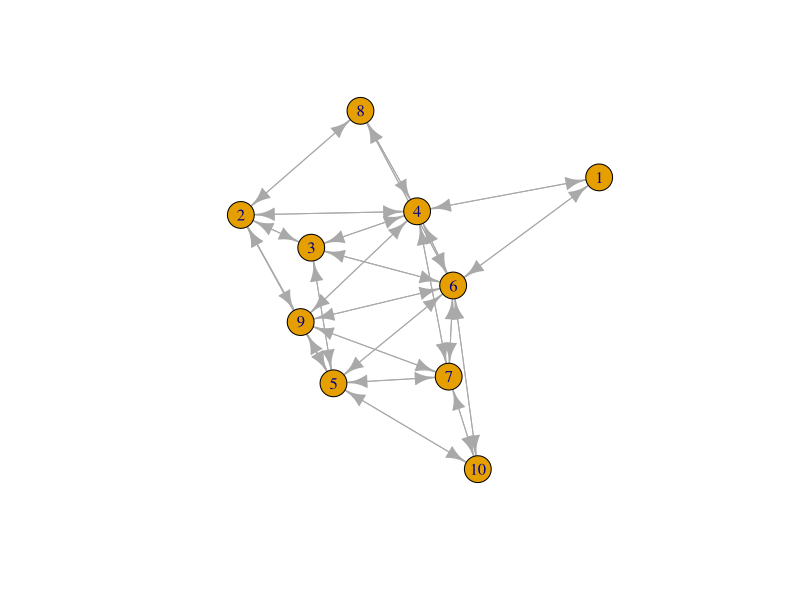
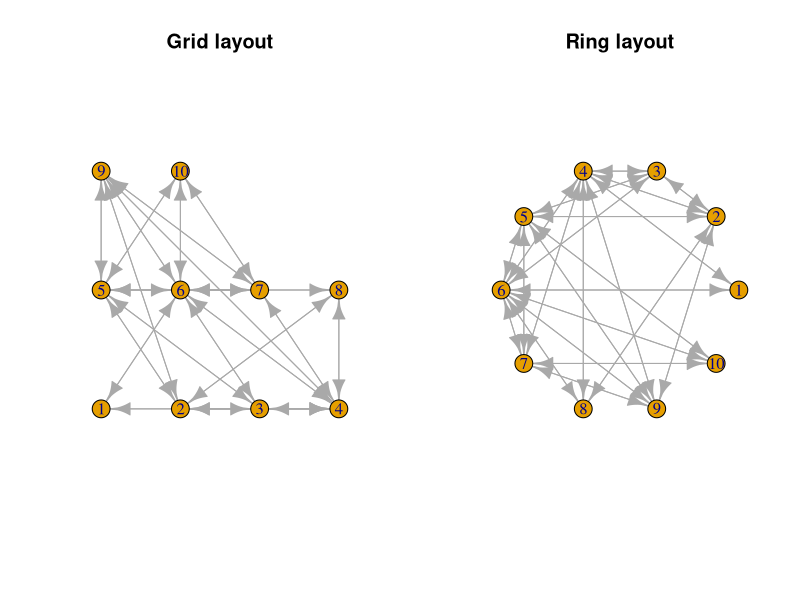
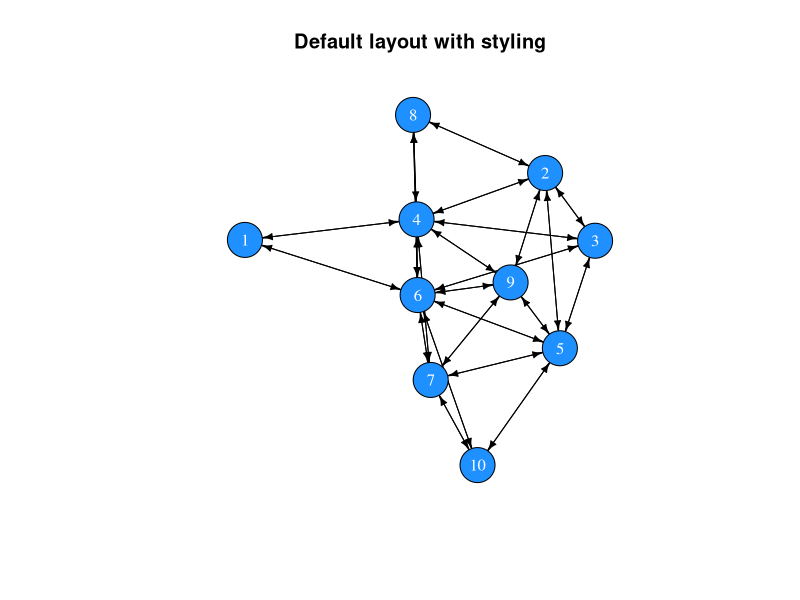
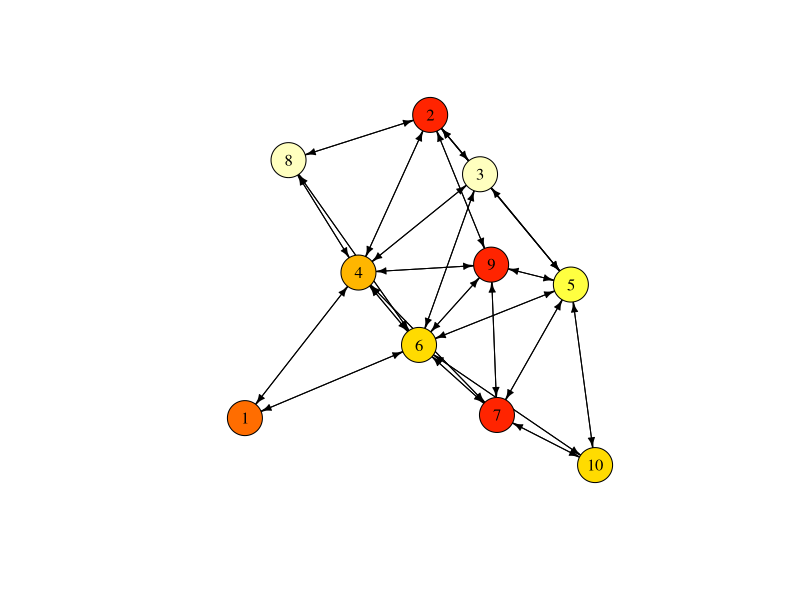
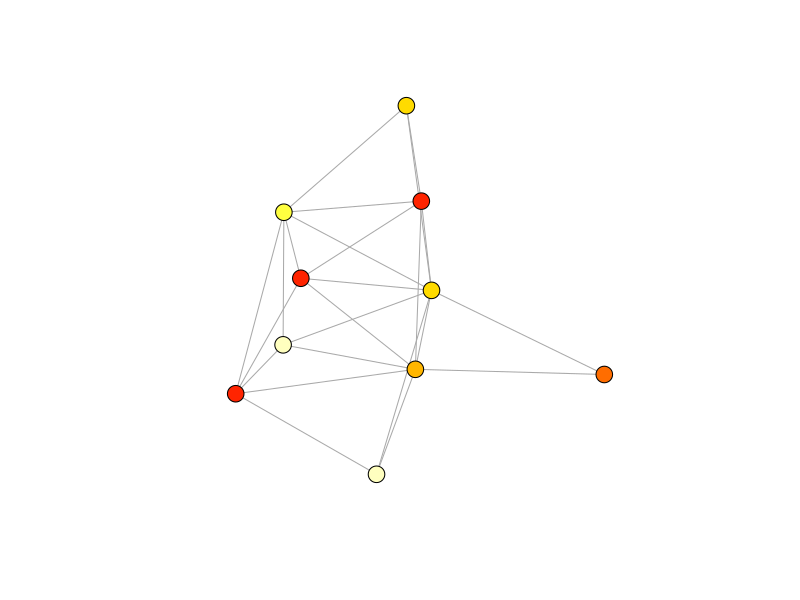
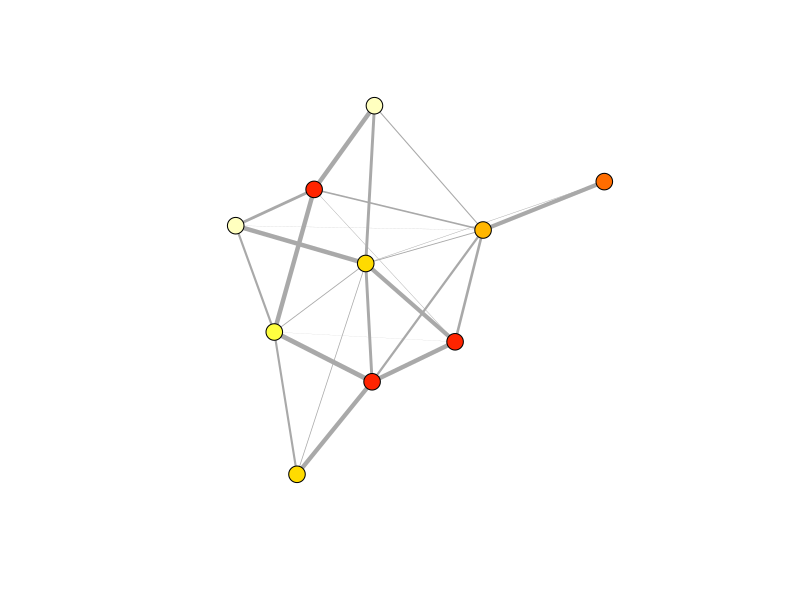
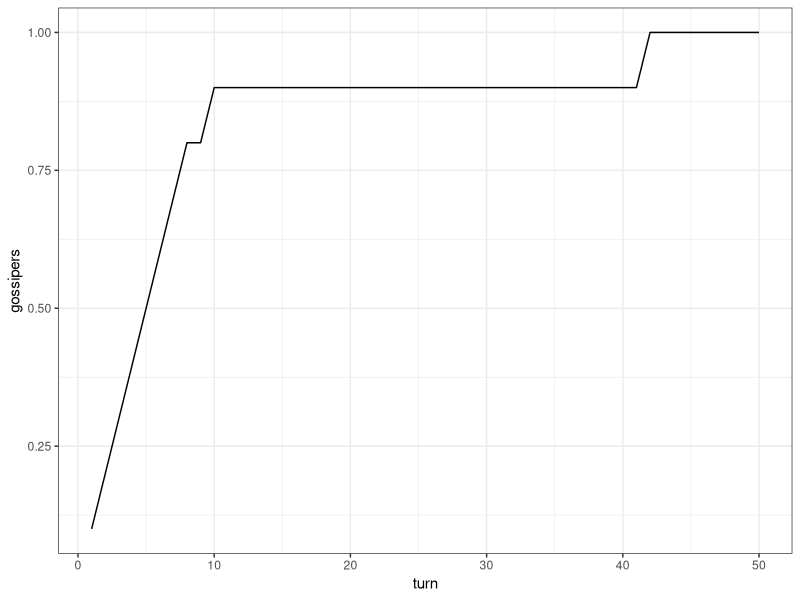
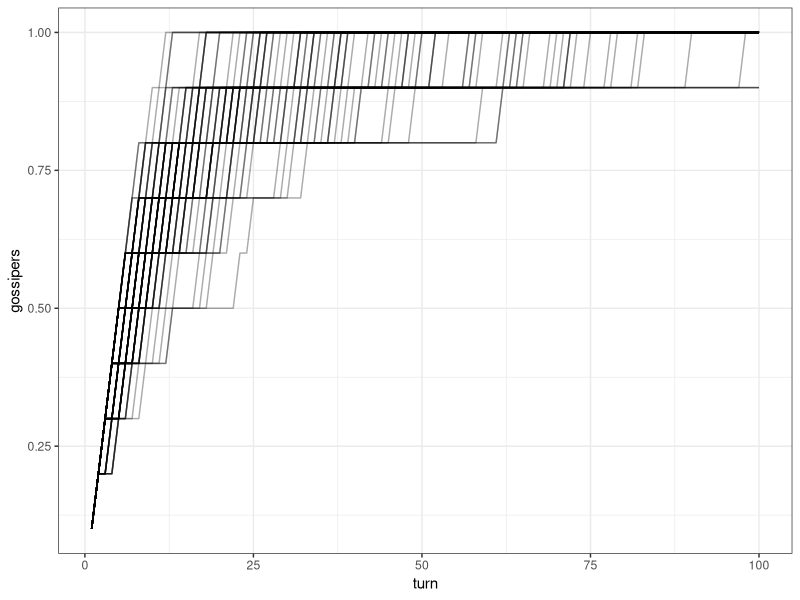

The R source for these figures, in order: (Note: this script raises an error after producing the figures.)
## ---- chunk 1
m <- matrix(c(0,1,1, 0,0,1, 1,1,0), nrow=3, byrow=T)
row.names(m) <- c("A","B","C")
colnames(m) <- c("A","B","C")
m
## ---- chunk 2
all(m[upper.tri(m)] == m[lower.tri(m)])
## ---- chunk 3
# Either
m[lower.tri(m)] <- t(m)[lower.tri(m)]
# or use m[2,1] <- 1
m
# Check whether the matrix is symmetric now:
all(m[upper.tri(m)] == m[lower.tri(m)])
## ---- chunk 4
n <- 10
adjm <- matrix(NA, ncol=n, nrow=n)
adjm
## ---- chunk 5
friendshipRatio <- 0.5

adjm[upper.tri(adjm)] <- sample(x = 0:1, 
                                size = n*(n-1)/2, 
                                replace = T, 
                                prob = c(1-friendshipRatio, friendshipRatio))
adjm

# add the mirror image to the lower triangle
adjm[lower.tri(adjm)] <- t(adjm)[lower.tri(adjm)]
adjm



# replace diagonal (these indicate self-references) with zeros
diag(adjm) <- 0
adjm

## ---- chunk 6
library(igraph)
net <- graph_from_adjacency_matrix(adjm)
net
## ---- chunk 7
#set.seed(1)
plot(net)
## ---- chunk 8
par(mfrow=c(1,2))
plot(net, layout=layout.grid(net), main="Grid layout")
plot(net, layout=layout.circle(net), main="Ring layout")
## ---- chunk 9
par(mfrow=c(1,1))
plot(net, 
     vertex.color="dodgerblue", 
     vertex.label.color="white",
     vertex.size=20,
     edge.color="black",
     edge.width=1,
     edge.arrow.size=0.5,
     main="Default layout with styling")
## ---- chunk 10
# There is no age attribute set
V(net)$age

# Add an age attribute and randomly assign an age class
V(net)$age <- sample(x=1:10, size=n, replace=T)

# The network now has an age attribute
V(net)$age

V(net)$colour <- heat.colors(n=10)[V(net)$age]

net
## ---- chunk 11
plot(net, 
     vertex.color=V(net)$colour, 
     vertex.label.color="black",
     vertex.size=20,
     edge.color="black",
     edge.width=1,
     edge.arrow.size=0.5)
## ---- chunk 12
net <- as.undirected(net)
plot(net, 
     vertex.color=V(net)$colour, 
     vertex.label="",
     vertex.size=9,
     edge.width=1,
     edge.arrow.size=0.5)
## ---- chunk 13
# create a copy of the adjacency matrix
adjm2 <- adjm

# draw random values from a uniform distribution and replace the matrix entries that have a value of 1
adjm2[upper.tri(adjm2)] <- runif(n=sum(upper.tri(adjm2))) * adjm2[upper.tri(adjm2)]

# copy the mirror image to the lower triangle
adjm2[lower.tri(adjm2)] <- t(adjm2)[lower.tri(adjm2)]

# create the network
net2 <- graph_from_adjacency_matrix(adjm2, weighted=TRUE, mode="undirected")
net2
## ---- chunk 14
V(net2)$age <- V(net)$age
V(net2)$colour <- V(net)$colour

plot(net2, 
     vertex.color=V(net2)$colour,
     vertex.label="",
     vertex.size=9,
     edge.width=E(net2)$weight*5,
     edge.arrow.size=0.5)
## ---- chunk 15
# vertex information
V(net)

# edge information
E(net)
## ---- chunk 16
# vertex attributes
get.vertex.attribute(graph=net)

# edge attributes
get.edge.attribute(net)
## ---- chunk 17
# vertex count
vcount(net)

# edge count
ecount(net)
## ---- chunk 18
diameter(graph=net)
## ---- chunk 19
# average distance between any dyad
mean_distance(graph=net)
## ---- chunk 20
edge_density(graph=net)
## ---- chunk 21
reciprocity(graph=net)
## ---- chunk 22
transitivity(graph=net)
## ---- chunk 23
# number of edges that connected with each node
degree(graph=net)

# as we have an undirected network, the count of incoming and outgoing edges is identical
identical(degree(graph=net, mode="in"), 
          degree(graph=net, mode="out"))

# we can use the mean of all degree centralities as a general measure for the entire network
mean(degree(graph=net))
## ---- chunk 24
sort(strength(graph=net))
## ---- chunk 25
closeness(graph=net)
## ---- chunk 26
betweenness(graph=net)
## ---- chunk 27
eigen_centrality(graph=net)$vector
## ---- chunk 28
# set up vector that stores whether an individual possesses the latest gossip:
gossip_meter <- rep(F, n)
gossip_meter

# choose a random individual to start gossipping
gossip_meter[sample(x=n, size=1)] <- T
gossip_meter

# choose an individual with gossip
if(sum(gossip_meter)==1){
  gossip_provider <- which(gossip_meter)
} else {
  gossip_provider <- sample(x=which(gossip_meter), size=1)
}

# choose a neighbour in the network
neighbours <- which(adjm[gossip_provider,]==1)

# only execute if there is a neighbour
if(length(neighbours)>0){
  # choose one neighbour if several are present
  if(length(neighbours)==1){
    neighbour <- neighbours
  } else {
    neighbour <- sample(x=neighbours, size=1)
  }
  # update gossip indicator of the neighbour
  gossip_meter[neighbour] <- T
}
gossip_meter
## ---- chunk 29
mySample <- function(x, prob=NULL){
  if(length(x)==1){
    return(x)
  } else {
    return(sample(x=x, size=1, prob=prob))
  }
}
## ---- chunk 30
# total number of turns to loop over
Turns <- 50

# a matrix to record how many individuals have the gossip at time x
res <- data.frame(turn=1:Turns, gossipers=rep(0, Turns))

# set up gossip indicator
gossip_meter <- rep(F, n)

# choose a random individual to start gossipping
gossip_meter[sample(x=n, size=1)] <- T

for(turns in 1:Turns){
  res[turns,2] <- sum(gossip_meter)/n
  # choose an individual with gossip
  gossip_provider <- mySample(which(gossip_meter))
  
  # choose a neighbour in the network
  neighbours <- which(adjm[gossip_provider,]==1)
  
  # only execute if there is a neighbour
  if(length(neighbours)>0){
    # choose one neighbour ...
    neighbour <- mySample(neighbours)
    # and update its gossip indicator
    gossip_meter[neighbour] <- T
  }
}

# have a look at the time course
res$turn

# plot result
library(ggplot2)
ggplot(res) + 
  geom_line(aes(x=turn, y=gossipers)) +
  theme_bw()
## ---- chunk 31
gossip_model <- function(ADJM, TURNS, SIM=1){
  n <- nrow(ADJM)
  # a matrix to record how many individuals have the gossip at time x
  res <- data.frame(turn=1:TURNS, gossipers=rep(0, TURNS))
  # set up gossip indicator
  gossip_meter <- rep(F, n)
  # choose a random individual to start gossipping
  gossip_meter[sample(x=n, size=1)] <- T
  
  for(turns in 1:TURNS){
    res[turns,2] <- sum(gossip_meter)/n
    # choose an individual with gossip
    gossip_provider <- mySample(which(gossip_meter))
    # choose a neighbour in the network
    neighbours <- which(ADJM[gossip_provider,]==1)
    # only execute if there is a neighbour
    if(length(neighbours)>0){
      # choose one neighbour ...
      neighbour <- mySample(neighbours)
      # and update its gossip indicator
      gossip_meter[neighbour] <- T
    }
  }
  res$simulation <- SIM
  return(res)
}
## ---- chunk 32
data <- do.call("rbind", lapply(1:100, function(sim){
  gossip_model(ADJM=adjm, TURNS=100, SIM=sim)
}))
## ---- chunk 33
ggplot(data) + 
  geom_line(aes(x=turn, y=gossipers, group=simulation), alpha=.33) +
  theme_bw()
## ---- chunk 34
adjm_full <- createNetwork(N=n, FRIENDSHIPRATIO=1)

data_full <- do.call("rbind", lapply(1:100, function(sim){
  gossip_model(ADJM=adjm_full, TURNS=100, SIM=sim)
}))
## ---- chunk 35
data$type <- "colleague network"
data_full$type <- "fully connected"
data_combined <- rbind(data, data_full)

ggplot(data_combined) + 
  geom_point(aes(x=turn, y=gossipers, color=type), alpha=.05) +
  geom_smooth(aes(x=turn, y=gossipers, color=type)) +
  ylab("Proportion with gossip") +
  theme_bw()
## ---- chunk 36
adjm_colleagues <- createNetwork(N=25, FRIENDSHIPRATIO=.20)
adjm_full <- createNetwork(N=25, FRIENDSHIPRATIO=1)

data_colleagues <- do.call("rbind", lapply(1:100, function(sim){
  gossip_model(ADJM=adjm_colleagues, TURNS=100, SIM=sim)
}))

data_full <- do.call("rbind", lapply(1:100, function(sim){
  gossip_model(ADJM=adjm_full, TURNS=100, SIM=sim)
}))
## ---- chunk 37
data_colleagues$type <- "colleague network"
data_full$type <- "fully connected"
data_combined2 <- rbind(data_full, data_colleagues)

ggplot(data_combined2) + 
  geom_point(aes(x=turn, y=gossipers, color=type), alpha=.05) +
  geom_smooth(aes(x=turn, y=gossipers, color=type)) +
  ylab("Proportion with gossip") +
  theme_bw()
## ---- chunk 38
createNetwork <- function(N, FRIENDSHIPRATIO){
  adjm <- matrix(0, ncol=N, nrow=N)
  adjm[upper.tri(adjm)] <- sample(x = 0:1, 
                                  size = N*(N-1)/2, 
                                  replace = T, 
                                  prob = c(1-FRIENDSHIPRATIO, FRIENDSHIPRATIO))
  adjm[lower.tri(adjm)] <- t(adjm)[lower.tri(adjm)]
  return(adjm)
}
## ---- chunk 39
gossip_model <- function(ADJM, PROP, TURNS, SIM=1){
  n <- nrow(ADJM)
  # set up gossip indicator
  gossip_meter <- rep(F, n)
  # choose a random individual to start gossipping
  gossip_meter[sample(x=n, size=1)] <- T
  
  timestep <- NA
  for(turns in 1:TURNS){
    # record the time step when a defined proportion of the population has the gossip
    if(sum(gossip_meter)/n >= PROP & is.na(timestep)){
      timestep <- turns 
    }
    # choose an individual with gossip
    gossip_provider <- mySample(which(gossip_meter))
    # choose a neighbour in the network
    neighbours <- which(ADJM[gossip_provider,]==1)
    # only execute if there is a neighbour
    if(length(neighbours)>0){
      # choose one neighbour ...
      neighbour <- mySample(neighbours)
      # and update its gossip indicator
      gossip_meter[neighbour] <- T
    }
  }
  # if PROP is not reached, return the maximum value
  if(is.na(timestep)){
    timestep <- TURNS
  }
  return(timestep)
}
## ---- chunk 40
adjm <- createNetwork(N=50, FRIENDSHIPRATIO=.25)
gossip_model(ADJM=adjm, PROP=.75, TURNS=100, SIM=1)
## ---- chunk 41
parameters <- expand.grid(groupSize=c(10,30,50,70,90),
                          connectivity=c(.2,.4,.6,.8,1),
                          repetition=1:10)

tmp <- lapply(1:nrow(parameters), function(p){
  adjm <- createNetwork(N=parameters[p,"groupSize"], FRIENDSHIPRATIO=parameters[p,"connectivity"])
  # adjm <- get.adjacency(watts.strogatz.game(dim=1, size=parameters[p,"groupSize"], nei=1, p=parameters[p,"connectivity"], loops=F, multiple=F))
  gossip_model(ADJM=adjm, PROP=.5, TURNS=100, SIM=parameters[p,"repetition"])
})

parameters$time <- unlist(tmp)
## ---- chunk 42
library(dplyr)
parameters %>% group_by(groupSize, connectivity) %>% summarise(meanTime=mean(time)) -> data
## ---- chunk 43
# ggplot(data) + 
#   geom_raster(aes(x=factor(connectivity), y=factor(groupSize), fill=meanTime))

ggplot(data, aes(x=connectivity, y=meanTime, col=factor(groupSize))) + geom_line() + geom_point() + theme_bw()
